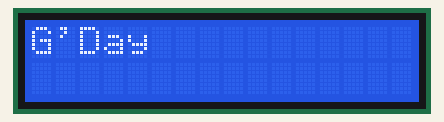
This sketch was run on a simulated Arduino Uno, built with avr-gcc and run on an emulated ATmega328P. Parts: 16×2 character LCD.

Above: at 0.1 s.
At 5.0 s:
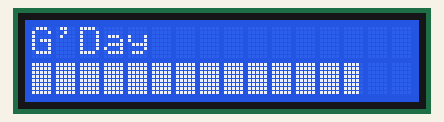
At 9.88 s:
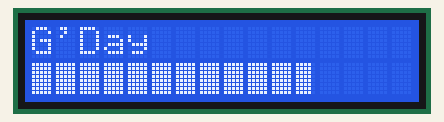
At 19.67 s:
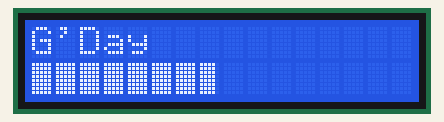
At 29.49 s:
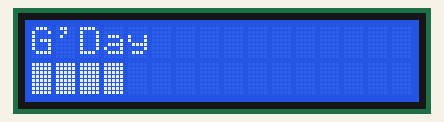
At 39.26 s:
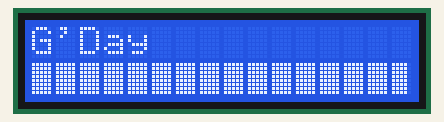

The sketch:

esp8266Hello.ino
```cpp
#include <LiquidCrystal_I2C.h>
#include <LcdBarGraphX.h>

byte lcdNumCols = 16; // -- number of columns in the LCD

LiquidCrystal_I2C lcd(0x27, 2, 1, 0, 4, 5, 6, 7, 3, POSITIVE);   // -- creating LCD instance

LcdBarGraphX lbg(&lcd, lcdNumCols, 0, 1); // -- Second line at column 0

byte i = 0;

void setup() {

  // -- initializing the LCD
  lcd.begin(0, 2, 2, lcdNumCols);
  lcd.clear();
  lcd.print("G'Day");
  // -- do some delay: some time I've got broken visualization
  delay(100);

}

void loop()
{
  // -- draw bar graph from the analog value readed
  lbg.drawValue( i, 255);
  // -- do some delay: frequent draw may cause broken visualization
  delay(100);

  i += 5;
   Serial.println("blink");
}
```
